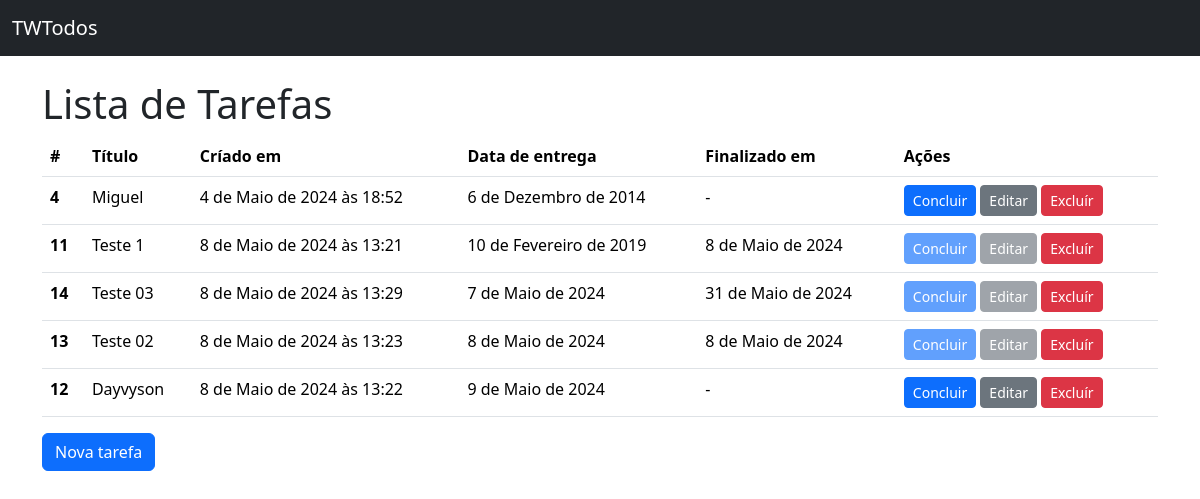
Before: / with the older database file.
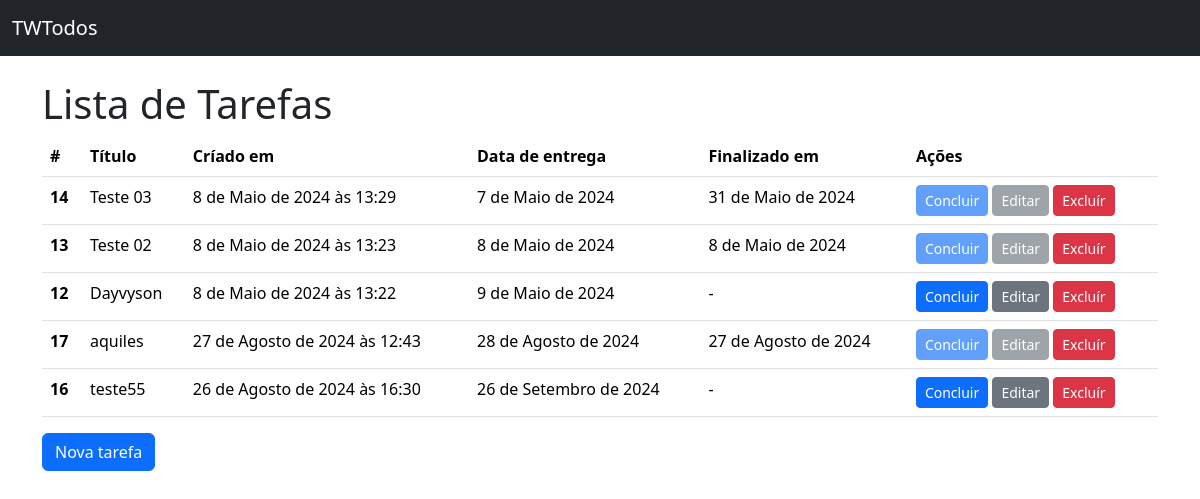
After: the same page with the newer database file.
### todos/models.py (models this page shows, shortened)
class Todo(models.Model):
    title = models.CharField(verbose_name="Titulo", max_length=100, null=False, blank=False)
    created_at = models.DateTimeField(auto_now_add=True, null=False, blank=False)
    deadline = models.DateField(verbose_name="Data de entrega", null=False, blank=False)
    finished_at = models.DateField(null=True)
    class Meta:
        ordering = ["deadline"]

### todos/views.py (the view)
# urls.py: path("", TodoListView.as_view(), name="todo_list"),
class TodoListView(ListView):
    model = Todo

### todos/templates/todos/todo_list.html (shortened to what this page needs)
{% extends 'base.html' %}
{% block content %}
    <h1>Lista de Tarefas</h1>
    {% if todo_list %}
        <table class="table">
            <thead>
            <tr>
                <th scope="col">#</th>
                <th scope="col">Título</th>
                <th scope="col">Críado em</th>
                <th scope="col">Data de entrega</th>
                <th scope="col">Finalizado em</th>
                <th scope="col">Ações</th>
            </tr>
            </thead>
            <tbody>
                {% for todo in todo_list %}
                    <tr>
                        <th scope="row">{{ todo.pk }}</th>
                        <td>{{ todo.title }}</td>
                        <td>{{ todo.created_at }}</td>
                        <td>{{ todo.deadline }}</td>
                        <td>{{ todo.finished_at|default:"-" }}</td>
                        <td>
                            <a
                                href="{% url 'todo_complete' pk=todo.pk %}"
                                class="btn btn-primary btn-sm {% if todo.finished_at %}disabled{% endif %}"
                            >
                                Concluir
                            </a>
                            <a
                                href="{% url 'todo_update' pk=todo.pk %}"
                                class="btn btn-secondary btn-sm {% if todo.finished_at %}disabled{% endif %}"
                            >
                                Editar
                            </a>
                            <a href="{% url 'todo_delete' pk=todo.pk %}" class="btn btn-danger btn-sm">Excluír</a>
                        </td>
                    </tr>
                {% endfor %}
            </tbody>
        </table>
    {% else %}
        <p>Não há tarefas cadastradas</p>
    {% endif %}
    <a href="{% url 'todo_create' %}" class="btn btn-primary">Nova tarefa</a>
{% endblock content %}

### todos/templates/base.html (shortened to what this page needs)
<!DOCTYPE html>
<html lang="PT-BR">
  <head>
    <link
      href="https://cdn.jsdelivr.net/npm/bootstrap@5.3.3/dist/css/bootstrap.min.css"
      rel="stylesheet"
    />
  </head>
  <body>
    <nav class="navbar bg-dark mb-4" data-bs-theme="dark">
          <div class="container-fluid">
            <a class="navbar-brand" href="{% url "todo_list" %}">TWTodos</a>
          </div>
    </nav>
    <main class="container">
        {% block content %}{% endblock content %}
    </main>
  </body>
</html>

Changed rows visible on the page:
removed Todo: pk "4", title "Miguel", created_at "4 de Maio de 2024 às 18:52", deadline "6 de Dezembro de 2014", finished_at "-"
removed Todo: pk "11", title "Teste 1", created_at "8 de Maio de 2024 às 13:21", deadline "10 de Fevereiro de 2019", finished_at "8 de Maio de 2024"
added Todo: pk "17", title "aquiles", created_at "27 de Agosto de 2024 às 12:43", deadline "28 de Agosto de 2024", finished_at "27 de Agosto de 2024"
added Todo: pk "16", title "teste55", created_at "26 de Agosto de 2024 às 16:30", deadline "26 de Setembro de 2024", finished_at "-"
